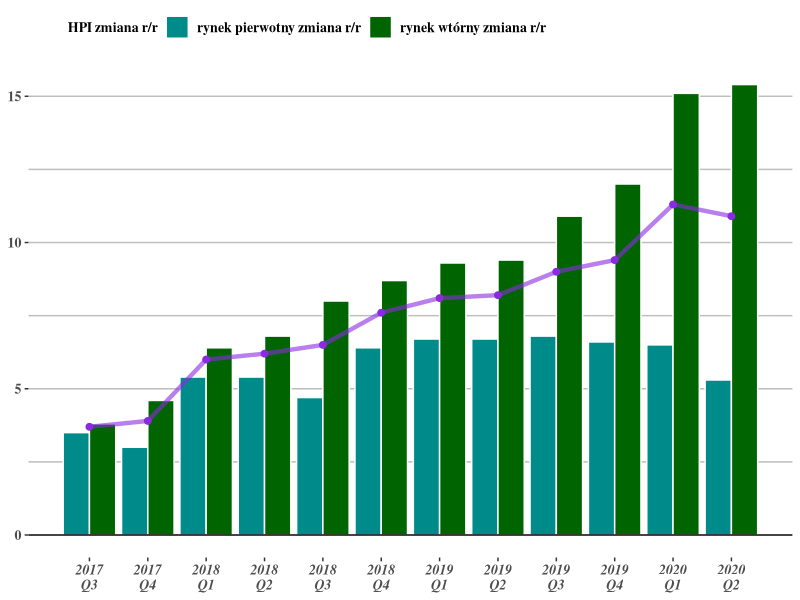
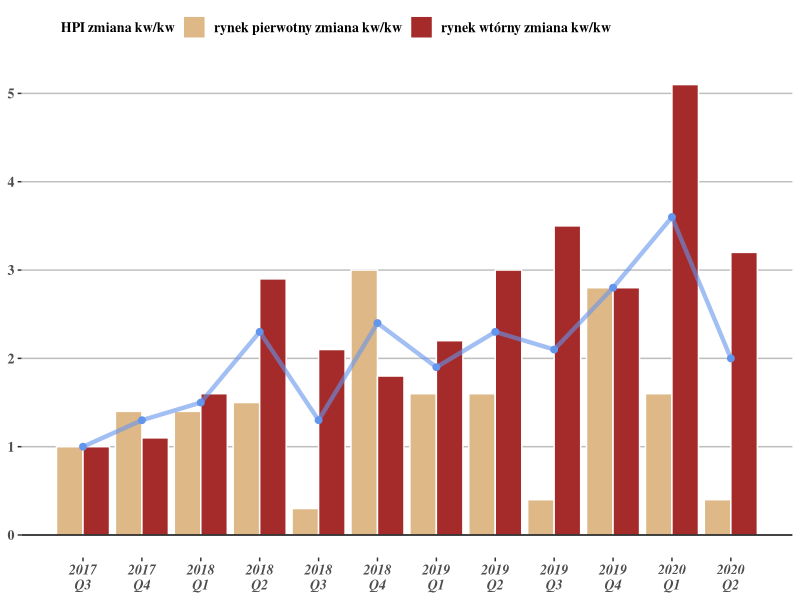

These charts were generated, in order, by the following R code:
## ---- chunk 1
knitr::opts_chunk$set(echo = TRUE)
## ---- chunk 2
# Wczytanie bibliotek
library(ggplot2) 
library(zoo) # funkcja as.yearqtr()
library(ggthemes)
# Stworzenie ramek danych
df <- data.frame(dates = rep(seq(as.yearqtr("2017 Q3"), by = 0.25, length.out = 12), 3),
                 values = c(3.7, 3.9, 6, 6.2, 6.5, 7.6, 8.1, 8.2, 9, 9.4, 11.3, 10.9,
                            3.5, 3, 5.4, 5.4, 4.7, 6.4, 6.7, 6.7, 6.8, 6.6, 6.5, 5.3,
                            3.8, 4.6, 6.4, 6.8, 8, 8.7, 9.3, 9.4, 10.9, 12, 15.1, 15.4), 
                 type = rep(c("HPI zmiana r/r", "rynek pierwotny zmiana r/r", "rynek wtórny zmiana r/r"), each = 12))
df2 <- data.frame(dates = rep(seq(as.yearqtr("2017 Q3"), by = 0.25, length.out = 12), 3),
                 values = c(1, 1.3, 1.5, 2.3, 1.3, 2.4, 1.9, 2.3, 2.1, 2.8, 3.6, 2, 
                            1, 1.4, 1.4, 1.5, 0.3, 3, 1.6, 1.6, 0.4, 2.8, 1.6, 0.4,
                            1, 1.1, 1.6, 2.9, 2.1, 1.8, 2.2, 3, 3.5, 2.8, 5.1, 3.2), 
                 type = rep(c("HPI zmiana kw/kw", "rynek pierwotny zmiana kw/kw", "rynek wtórny zmiana kw/kw"), each = 12))
## ---- chunk 3
ggplot(df, aes(x = dates, y = values)) + 
  geom_hline(yintercept=seq(2.5, max(df$values), by=2.5), color="grey", size=0.5) +
  geom_bar(data = df[13:36,], aes(fill = type),
           stat="identity", position = "dodge", color = "white") + 
  scale_fill_manual(values = c("blueviolet", "cyan4", "darkgreen")) +
  geom_line(data = df[1:12,], aes(fill = type),
            color = "blueviolet", size = 1.5, alpha = 0.6) + 
  geom_point(data = df[1:12,], color = "blueviolet", size = 2) +
  geom_hline(yintercept = 0) + 
  scale_x_continuous(breaks = unique(df$dates),
                     labels = format(as.yearqtr(unique(df$dates)),
                                     format="%Y\nQ%q") ) + 
  theme_tufte() + 
  theme(legend.position="top", legend.justification='left',
        legend.title=element_blank(),
        axis.title.x=element_blank(),
        axis.title.y=element_blank(),
        axis.text.y = element_text(size = 10, face = "bold"),
        axis.text.x = element_text(size = 10, face = "bold.italic"),
        legend.text = element_text(size = 10, face = "bold"))

## ---- chunk 4
ggplot(df2, aes(x = dates, y = values)) + 
  geom_hline(yintercept=seq(1, max(df2$values), by=1), color="grey", size=0.5) +
  geom_bar(data = df2[13:36,], aes(fill = type),
           stat="identity", position = "dodge", color = "white") + 
  scale_fill_manual(values = c("cornflowerblue", "burlywood", "brown")) +
  geom_line(data = df2[1:12,], aes(fill = type),
            color = "cornflowerblue", size = 1.5, alpha = 0.6) + 
  geom_point(data = df2[1:12,], color = "cornflowerblue", size = 2) +
  geom_hline(yintercept = 0) + 
  scale_x_continuous(breaks = unique(df$dates), 
                     labels = format(as.yearqtr(unique(df$dates)), 
                                     format="%Y\nQ%q") ) + 
  theme_tufte() + 
  theme(legend.position="top", legend.justification='left',
        legend.title=element_blank(),
        axis.title.x=element_blank(),
        axis.title.y=element_blank(),
        axis.text.y = element_text(size = 10, face = "bold"),
        axis.text.x = element_text(size = 10, face = "bold.italic"),
        legend.text = element_text(size = 10, face = "bold"))
